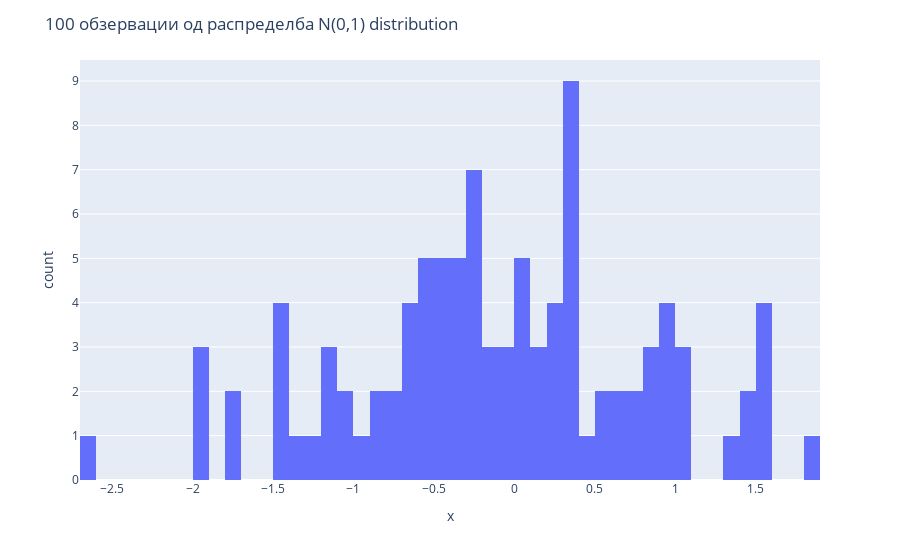

Here is the notebook cell this chart was saved with:
### Code cell
# plotting the histogram of the sample
fig = px.histogram(x = sample, nbins = 50)
fig.update_layout(title = '100 обзервации од распределба N(0,1) distribution')
fig.show()

### Figure 1 — Plotly figure (JSON) as saved in the notebook; plotly's stock layout.template omitted (floating-point values rounded to 4 significant figures)
{"data": [{"alignmentgroup": "True", "bingroup": "x", "hovertemplate": "x=%{x}<br>count=%{y}<extra></extra>", "legendgroup": "", "marker": {"color": "#636efa", "pattern": {"shape": ""}}, "name": "", "nbinsx": 50, "offsetgroup": "", "orientation": "v", "showlegend": false, "x": [-2.62, -1.988, -1.96, -1.913, -1.763, -1.725, -1.479, -1.464, -1.425, -1.412, -1.328, -1.221, -1.196, -1.151, -1.106, -1.058, -1.013, -0.908, -0.8392, -0.8085, -0.7198, -0.7021, -0.6769, -0.6451, -0.6017, -0.6006, -0.5623, -0.5444, -0.5298, -0.5183, -0.5018, -0.4792, -0.4695, -0.4657, -0.4634, -0.4606, -0.3921, -0.3851, -0.3277, -0.3092, -0.3011, -0.299, -0.2917, -0.2346, -0.2342, -0.2341, -0.2258, -0.2197, -0.1857, -0.1383, -0.1156, -0.07201, -0.03583, -0.0135, 0.005113, 0.06753, 0.08705, 0.09176, 0.09708, 0.1109, 0.1714, 0.1969, 0.2089, 0.242, 0.2611, 0.2961, 0.3142, 0.3241, 0.3288, 0.3313, 0.3436, 0.3571, 0.3614, 0.3616, 0.3757, 0.4967, 0.5133, 0.5426, 0.6117, 0.6477, 0.7385, 0.7674, 0.8125, 0.8219, 0.8225, 0.9154, 0.9313, 0.9686, 0.9755, 1.004, 1.031, 1.057, 1.356, 1.466, 1.478, 1.523, 1.538, 1.565, 1.579, 1.852], "xaxis": "x", "yaxis": "y", "type": "histogram"}], "layout": {"xaxis": {"anchor": "y", "domain": [0.0, 1.0], "title": {"text": "x"}}, "yaxis": {"anchor": "x", "domain": [0.0, 1.0], "title": {"text": "count"}}, "legend": {"tracegroupgap": 0}, "margin": {"t": 60}, "barmode": "relative", "title": {"text": "100 обзервации од распределба N(0,1) distribution"}}}
